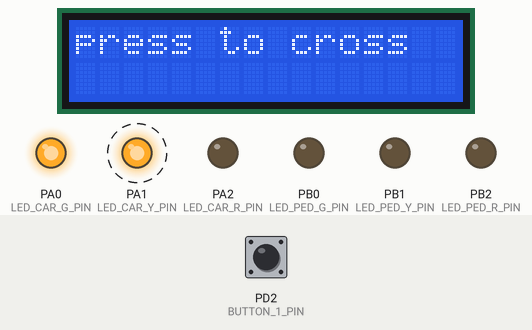
This program was run on a simulated ATmega32, built with avr-gcc and emulated at 8 MHz. Shown: 16×2 character LCD, output pins drawn as LEDs (lit = HIGH). Wiring (inferred from the names in the program): character LCD (HD44780): RS PD5; R/W PD6; E PD7; data PC0, PC1, PC2, PC3, PC4, PC5, PC6, PC7. Dashed ring = blinking. The test bench sets the inputs (shaded band); at power-on: PD2 (BUTTON_1_PIN) LOW. Pins used as bus, display or sensor lines are not drawn.

Above: at 1.2 s.
1.3 s: PD2 (BUTTON_1_PIN) pulled HIGH for 0.15 s
At 3.33 s:
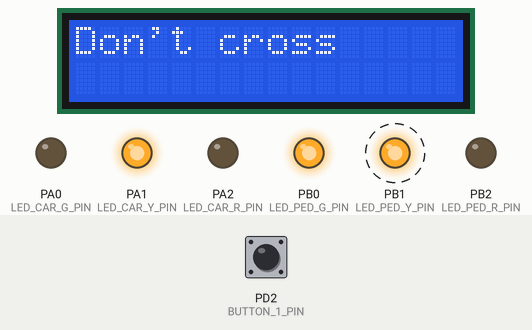
5.0 s: PD2 (BUTTON_1_PIN) pulled HIGH for 1 s
At 5.29 s:
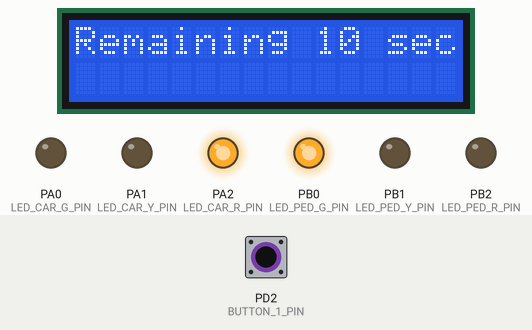
6.6 s: PD2 (BUTTON_1_PIN) pulsed HIGH 5 times (0.12 s each, 0.3 s apart)
At 8.6 s:
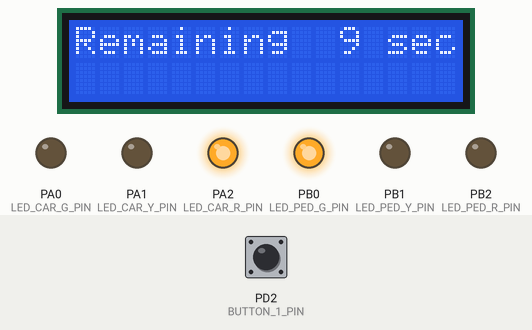
Timing chart, 0 to 20.7 s (numbered marks = the images above; inputs shaded):
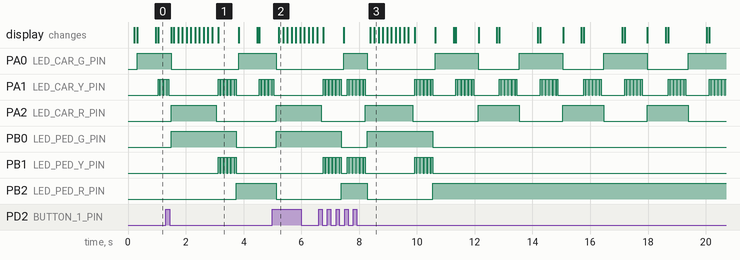

The program:

main.c
```c
#include "App.h"

int main(void) {
	app_init();

	while (1)
	{
		app_run();
	}
}


/* int main(void)
{
	LED_vInit('D',0);
	LED_vInit('D',1);
	LED_vInit('D',2);
	LCD_vInit();
	timer_CTC_init_interrupt();

    while(1)
    {
		counter_green = 10;
		counter_yellow = 5;
		counter_red = 7;
		LCD_clearscreen();
		LCD_vSend_string("Remaining 10 sec");
		LED_vTurnOn('D',0);

		while(counter_green > 0)
		{
			if(counter1 >= 10)
			{
				counter1 = 0;
				counter_green--;
				LCD_movecursor(1,11);
				LCD_vSend_char(' ');
				LCD_vSend_char((counter_green % 10) + 48);
			}
		}

		_delay_ms(500);
		LED_vTurnOn('D',1);
		LED_vTurnOff('D',0);
		LCD_clearscreen();
		LCD_vSend_string("Remaining  5 sec");

		while(counter_yellow > 0)
		{
			if(counter1 >= 10)
			{
				counter1 = 0;
				counter_yellow--;
				LCD_movecursor(1,11);
				LCD_vSend_char(' ');
				LCD_vSend_char((counter_yellow % 10) + 48);
			}
		}
		_delay_ms(500);
		LED_vTurnOn('D',2);
		LED_vTurnOff('D',1);
		LCD_clearscreen();
		LCD_vSend_string("Remaining  7 sec");

		while(counter_red > 0)
		{
			if(counter1 >= 10)
			{
				counter1 = 0;
				counter_red--;
				LCD_movecursor(1,11);
				LCD_vSend_char(' ');
				LCD_vSend_char((counter_red % 10) + 48);
			}
		}
		_delay_ms(500);
		LED_vTurnOff('D',2);
	}
 }


ISR(TIMER0_COMP_vect)
{
	counter1++;
} */
```

App.c
```c
#include "App.h"
#include <avr/io.h>
#include <util/delay.h>
#include <avr/interrupt.h>
#include "LCD.h"
#include "timer.h"
#include "LED.h"
#include "button.h"
#include "std_macros.h"

// Initial states
CAR_LED carLED = GREEN; // 0 green 1 yellow	2 red
CAR_LED prevcarLED = YELLOW;
TRAFFIC_MODE mode = NORMAL; //1 normal 0 pedestrian

void tfms_log_status(const char* msg) {
	LCD_clearscreen();
	LCD_vSend_string(msg);
}

void app_init(void) {
    //Car LED initialization
	LED_vInit(LED_CAR_PORT, LED_CAR_G_PIN);
	LED_vInit(LED_CAR_PORT, LED_CAR_Y_PIN);
	LED_vInit(LED_CAR_PORT, LED_CAR_R_PIN);

    // Pedestrian LED initialization
    LED_vInit(LED_PED_PORT, LED_PED_G_PIN);
    LED_vInit(LED_PED_PORT, LED_PED_Y_PIN);
    LED_vInit(LED_PED_PORT, LED_PED_R_PIN);

    // Button initialization
    button_init(BUTTON_1_PORT, BUTTON_1_PIN);

	// LCD initialization
	LCD_vInit();

	//LCD_vInit();
	timer_init();

    //Enable Global interrupts & setup rising edge detection for button
	sei();
	RISING_EDGE_SETUP();
	SETUP_INT0();
}

void app_run(void) {
	uint8_t i;

    if (mode == NORMAL || carLED == GREEN || carLED == YELLOW) {
        if (mode == PEDESTRIAN)
            carLED = YELLOW;

        // Turn off pedestrian leds
        LED_vTurnOff(LED_PED_PORT, LED_PED_G_PIN);
		LED_vTurnOff(LED_PED_PORT, LED_PED_Y_PIN);
		//LED_vTurnOn(LED_PED_PORT, LED_PED_R_PIN);

		tfms_log_status("press to cross");

        switch(carLED){
			case GREEN:
				LED_vTurnOn(LED_CAR_PORT, LED_CAR_G_PIN);
				LED_vTurnOff(LED_CAR_PORT, LED_CAR_Y_PIN);
				LED_vTurnOff(LED_CAR_PORT, LED_CAR_R_PIN);

				for(i = 0; i < 50; i++){
					timer_delay(68);

					// Check if ISR was called
					if(mode == PEDESTRIAN) {
						break;
					}
				}

				carLED = YELLOW;
				prevcarLED = GREEN;
				break;

			case YELLOW:
				if(mode == PEDESTRIAN){
					if(prevcarLED != RED){
						LED_vTurnOn(LED_PED_PORT,LED_PED_R_PIN);
						//blink both yellow leds
						for(i = 0; i < 5; i++){
							LED_vTurnOn(LED_CAR_PORT,LED_CAR_Y_PIN);
							LED_vTurnOn(LED_PED_PORT,LED_PED_Y_PIN);
							timer_delay(390);
							LED_vTurnOff(LED_CAR_PORT,LED_CAR_Y_PIN);
							LED_vTurnOff(LED_PED_PORT,LED_PED_Y_PIN);
							timer_delay(190);
							LED_vTurnOn(LED_CAR_PORT,LED_CAR_Y_PIN);
							LED_vTurnOn(LED_PED_PORT,LED_PED_Y_PIN);
							timer_delay(390);
						}
					}
					prevcarLED = YELLOW; //to go to Ped lights logic
					carLED = RED;
					LED_vTurnOn(LED_CAR_PORT,LED_CAR_R_PIN);

				} else {
					for(i = 0; i < 5; i++){
						LED_vTurnOn(LED_CAR_PORT,LED_CAR_Y_PIN);
						timer_delay(380);
						LED_vTurnOff(LED_CAR_PORT,LED_CAR_Y_PIN);
						timer_delay(180);
						LED_vTurnOn(LED_CAR_PORT,LED_CAR_Y_PIN);
						timer_delay(380);

						//check if ISR was called
						if(mode == PEDESTRIAN) {
							break;
						}
					}
				}

				LED_vTurnOff(LED_CAR_PORT,LED_CAR_Y_PIN);
				LED_vTurnOff(LED_PED_PORT,LED_PED_Y_PIN);

				//Configure variables for correct switching
				if(prevcarLED == GREEN){
					carLED = RED;
					prevcarLED = YELLOW;
				} else if(prevcarLED == RED){
					carLED = GREEN;
					prevcarLED = YELLOW;
				}
				break;

			case RED:
				tfms_log_status("cross the road");

				LED_vTurnOff(LED_CAR_PORT,LED_CAR_G_PIN);
				LED_vTurnOff(LED_CAR_PORT,LED_CAR_Y_PIN);
				LED_vTurnOn(LED_CAR_PORT,LED_CAR_R_PIN);

				for(i = 0; i < 50; i++){
					timer_delay(68);
					if(mode == PEDESTRIAN) {
						break;
					}
				}

				prevcarLED = RED;
				carLED = YELLOW;
				break;

			default:
				carLED = RED;
				prevcarLED = YELLOW;
				break;
		}

	} else {
		tfms_log_status("cross the road");

		//Configure PED LEDs
		LED_vTurnOn(LED_PED_PORT, LED_PED_G_PIN);
		LED_vTurnOff(LED_PED_PORT, LED_PED_Y_PIN);
		LED_vTurnOff(LED_PED_PORT, LED_PED_R_PIN);

		//Configure CAR LEDs
		LED_vTurnOff(LED_CAR_PORT, LED_CAR_G_PIN);
		LED_vTurnOff(LED_CAR_PORT, LED_CAR_Y_PIN);
		LED_vTurnOn(LED_CAR_PORT, LED_CAR_R_PIN);

		volatile unsigned int ped_counter = 10;
		tfms_log_status("Remaining 10 sec");

		while(ped_counter > 0)
		{
			timer_delay(1000);
			ped_counter--;
			LCD_movecursor(1,11);
			LCD_vSend_char(' ');
			LCD_vSend_char((ped_counter % 10) + 48);
		}

		//make sure car red light is off
		LED_vTurnOff(LED_CAR_PORT, LED_CAR_R_PIN);

		tfms_log_status("Don't cross");

		//blink both yellow while ped green is on
		for(i = 0; i < 5; i++){
			LED_vTurnOn(LED_CAR_PORT, LED_CAR_Y_PIN);
			LED_vTurnOn(LED_PED_PORT, LED_PED_Y_PIN);
			timer_delay(390);
			LED_vTurnOff(LED_CAR_PORT, LED_CAR_Y_PIN);
			LED_vTurnOff(LED_PED_PORT, LED_PED_Y_PIN);
			timer_delay(190);
			LED_vTurnOn(LED_CAR_PORT, LED_CAR_Y_PIN);
			LED_vTurnOn(LED_PED_PORT, LED_PED_Y_PIN);
			timer_delay(390);
		}

		//Turn off yellow LEDs
		LED_vTurnOff(LED_CAR_PORT, LED_CAR_Y_PIN);
		LED_vTurnOff(LED_PED_PORT, LED_PED_Y_PIN);

		//turn on PED red LED
		LED_vTurnOn(LED_PED_PORT,LED_PED_R_PIN);

		//reset mode
		mode = NORMAL;

		//Configure carLED variables
		carLED = GREEN;
		prevcarLED = YELLOW;
	}

}

ISR(__vector_1){
	mode = PEDESTRIAN;
}
```

App.h
```c
#ifndef _APP_H_
#define _APP_H_

#define LED_CAR_PORT 'A'
#define LED_CAR_G_PIN 0
#define LED_CAR_Y_PIN 1
#define LED_CAR_R_PIN 2

#define LED_PED_PORT 'B'
#define LED_PED_G_PIN 0
#define LED_PED_Y_PIN 1
#define LED_PED_R_PIN 2

// State variables
typedef enum CAR_LED CAR_LED;
enum CAR_LED {
    GREEN,
    YELLOW,
    RED
};

typedef enum TRAFFIC_MODE TRAFFIC_MODE;
enum TRAFFIC_MODE {
	PEDESTRIAN,
	NORMAL
};

void app_init(void);	// tfms_init

void app_run(void);		// tfms_run

void tfms_log_status(const char* msg);

#endif // !_APP_H_
```

LED.c
```c
/*
 * LCD.c
 *
 *  Created on: Aug 20, 2023
 *      Author: win 10
 */

#include "DIO.h"
void LED_vInit(unsigned char portname,unsigned char pinnumber)
{
	DIO_vsetPINDir(portname,pinnumber,1);//Set the given pin in the given port as an output
}
void LED_vTurnOn(unsigned char portname,unsigned char pinnumber)
{
	DIO_write(portname,pinnumber,1);//Set the given pin in the given port to one(on)
}
void LED_vTurnOff(unsigned char portname,unsigned char pinnumber)
{
	DIO_write(portname,pinnumber,0);//Set the given pin in the given port to zero(off)
}
void LED_vToggle(unsigned char portname,unsigned char pinnumber)
{
	DIO_toggle(portname,pinnumber);//Set the given pin in the given port to zero if it is one or set it to one if it is zero
}
```

LED.h
```c
#ifndef LED_H_
#define LED_H_

/*
	Function Name        : LED_vInit
	Function Returns     : void
	Function Arguments   : unsigned char portname,unsigned char pinnumber
	Function Description : Initialize the pin as an output pin to connect the led.
*/
void LED_vInit(unsigned char portname,unsigned char pinnumber);

/*
	Function Name        : LED_vTurnOn
	Function Returns     : void
	Function Arguments   : unsigned char portname,unsigned char pinnumber
	Function Description : Turn on the led connected to the given pin and port.
*/
void LED_vTurnOn(unsigned char portname,unsigned char pinnumber);

/*
	Function Name        : LED_vTurnOff
	Function Returns     : void
	Function Arguments   : unsigned char portname,unsigned char pinnumber
	Function Description : Turn off the led connected to the given pin and port.
*/
void LED_vTurnOff(unsigned char portname,unsigned char pinnumber);

/*
	Function Name        : LED_vToggle
	Function Returns     : void
	Function Arguments   : unsigned char portname,unsigned char pinnumber
	Function Description : Toggle the led connected to the given pin and port.
*/
void LED_vToggle(unsigned char portname,unsigned char pinnumber);

/*
	Function Name        : LED_u8ReadStatus
	Function Returns     : unsigned char
	Function Arguments   : unsigned char portname,unsigned char pinnumber
	Function Description : Returns 0 if the led connected to the given port and pin is off or return 1 if it was on.
*/
unsigned char LED_u8ReadStatus(unsigned char portname,unsigned char pinnumber);

#endif /* LED_H_ */
```

button.c
```c
#include "button.h"

//initialize
void button_init(uint8_t buttonPort,uint8_t buttonPin){
	DIO_vsetPINDir(buttonPort, buttonPin, 0);
}

// button read
void button_read(uint8_t buttonPort,uint8_t buttonPin,uint8_t *value){
	*value = DIO_u8read(buttonPort, buttonPin);
}
```

button.h
```c
#ifndef BUTTON_H_
#define BUTTON_H_

#include "DIO.h"
#include <stdint.h>

//Button port and pin
#define BUTTON_1_PORT 'D'
#define BUTTON_1_PIN 2


//initialize
void button_init(uint8_t buttonPort,uint8_t buttonPin);

// button read
void button_read(uint8_t buttonPort,uint8_t buttonPin,uint8_t *value);


#endif /* BUTTON_H_ */
```

std_macros.h
```c
#ifndef _STD_MACROS_H_
#define _STD_MACROS_H_

#define REGISTER_SIZE 8

#define SET_BIT(reg,bit)    reg |= (1<<bit)
#define CLR_BIT(reg,bit)    reg &= (~(1<<bit))
#define TOG_BIT(reg,bit)    reg ^= (1<<bit)
#define READ_BIT(reg,bit)    ( reg & (1<<bit)) >> bit
#define IS_BIT_SET(reg,bit)  (reg&(1<<bit))>>bit
#define IS_BIT_CLR(reg,bit)  !((reg&(1<<bit))>>bit)
#define ROR(reg,num)         reg=(reg<<(REGISTER_SIZE-num))|(reg>>(num))
#define ROL(reg,num)        reg= (reg>>(REGISTER_SIZE-num))|(reg<<(num))

//Rising edge
#define RISING_EDGE_SETUP() MCUCR|= (1<<1) | (1<<0)

//Setup use INT0
#define SETUP_INT0() GICR|=(1<<6)

#endif // !_STD_MACROS_H_
```

timer.c
```c
/*
 * LCD.c
 *
 *  Created on: Aug 15, 2023
 *      Author: win 10
 */

#include "std_macros.h"
#include <avr/io.h>
#include <avr/interrupt.h>
#include <math.h>

void timer_init(void){
	TCCR0 = 0x00; //normal mode
}

void timer_CTC_init_interrupt(void)
{
	/* select CTC mode*/
	SET_BIT(TCCR0,WGM01);
	/* load a value in OCR0 */
	OCR0=78;
	/* select timer clock */
	SET_BIT(TCCR0,CS00);
	SET_BIT(TCCR0,CS02);
	/* enable interrupt*/
	sei();
	SET_BIT(TIMSK,OCIE0);
}


void timer_wave_nonPWM(void)
{
	/* set OC0 as output pin */
	SET_BIT(DDRB,3);
	/* select CTC mode*/
	SET_BIT(TCCR0,WGM01);
	/* load a value in OCR0 */
	OCR0=64;
	/* select timer clock */
	SET_BIT(TCCR0,CS00);
	SET_BIT(TCCR0,CS02);
	/* toggle OC0 on compare match*/
	SET_BIT(TCCR0,COM00);
}

void timer_wave_fastPWM(void)
{
	/* set OC0 as output pin */
	SET_BIT(DDRB,3);
	/* select fast PWM mode*/
	SET_BIT(TCCR0,WGM00);
	SET_BIT(TCCR0,WGM01);
	/* load a value in OCR0 */
	OCR0=64;
	/* select timer clock */
	SET_BIT(TCCR0,CS00);
	SET_BIT(TCCR0,CS02);
	/* Set OC0 on compare match, clear OC0 at BOTTOM,(inverting mode)*/
	SET_BIT(TCCR0,COM00);
	SET_BIT(TCCR0,COM01);
}


void timer_wave_phasecorrectPWM(void)
{
	/* set OC0 as output pin */
	SET_BIT(DDRB,3);
	/* select phase correct PWM mode*/
	SET_BIT(TCCR0,WGM00);
	/* load a value in OCR0 */
	OCR0=64;
	/* select timer clock */
	SET_BIT(TCCR0,CS00);
	SET_BIT(TCCR0,CS02);
	/* Set OC0 on compare match when up-counting. Clear OC0 on compare match when down counting.*/
	SET_BIT(TCCR0,COM00);
	SET_BIT(TCCR0,COM01);
}

void timer_delay(uint16_t millisec){
	uint16_t Noverflows,TimerInitial;
	double Tmaxdelay,Ttick;
	uint32_t overFlowcnt=0;
	//max delay 256 micro second
	//at 1MHz no prescaler
	// 256 prescaler
	Ttick = 256.0/1000.0; //ms    Ttick = Presc/FCPU
	Tmaxdelay= 65.536; //ms		Tmaxdelay = Ttick * 2^8
	if(millisec<Tmaxdelay){
		TimerInitial = (Tmaxdelay-millisec)/Ttick;
		Noverflows = 1;

	}else if(millisec == (int)Tmaxdelay){
		TimerInitial=0;
		Noverflows=1;
	}else{
		Noverflows = ceil((double)millisec/Tmaxdelay);
		TimerInitial = (1<<8) - ((double)millisec/Ttick)/Noverflows;

	}
	TCNT0 = TimerInitial;
	TCCR0 |= (1<<2); //set 256 prescaler
	while(overFlowcnt<Noverflows){
		//busy wait
		while(READ_BIT(TIFR,0)==0);
		//clear overflow flag
		SET_BIT(TIFR,0);
		//increment counter
		overFlowcnt++;
	}
	//Timer stop
	TCCR0 = 0x00;
}
```

timer.h
```c
#ifndef TIMER_H_
#define TIMER_H_

void timer_init(void);

/*
	Function Name        : timer_CTC_init_interrupt
	Function Returns     : void
	Function Arguments   : void
	Function Description : initialize the interrupt of the CTC mode of timer0.
*/
void timer_CTC_init_interrupt(void);

/*
	Function Name        : timer_wave_nonPWM
	Function Returns     : void
	Function Arguments   : void
	Function Description : initialize the generation of a wave on OC0 pin in non PWM mode.
*/
void timer_wave_nonPWM(void);


/*
	Function Name        : timer_wave_PWM
	Function Returns     : void
	Function Arguments   : void
	Function Description : initialize the generation of a wave on OC0 pin in fast PWM mode.
*/
void timer_wave_fastPWM(void);

/*
	Function Name        : timer_wave_phasecorrectPWM
	Function Returns     : void
	Function Arguments   : void
	Function Description : initialize the generation of a wave on OC0 pin in phase correct PWM mode.
*/

void timer_wave_phasecorrectPWM(void);

/**
 * 	Function Name        : timer_delay
 *  Function Returns     : void
 * 	Function Arguments   : uint16_t millisec
 * 	Function Description : delay the program for a specific time.
 */
void timer_delay(uint16_t millisec);

#endif /* TIMER_H_ */
```

LCD_config.h
```c
#ifndef LCD_CONFIG_H_
#define LCD_CONFIG_H_

#define eight_bits_mode

#endif /* LCD_CONFIG_H_ */
```

LCD.c
```c
/*
 * LCD..c
 *
 *  Created on: Aug 22, 2023
 *      Author: win 10
 */
#include "LCD.h"
#define  F_CPU 8000000UL
#include <util/delay.h>

void LCD_vInit(void)
{
	_delay_ms(200);
	#if defined eight_bits_mode
	DIO_vsetPINDir(LCD_DATA_PORT, 0, 1);
	DIO_vsetPINDir(LCD_DATA_PORT, 1, 1);
	DIO_vsetPINDir(LCD_DATA_PORT, 2, 1);
	DIO_vsetPINDir(LCD_DATA_PORT, 3, 1);
	DIO_vsetPINDir(LCD_DATA_PORT, 4, 1);
	DIO_vsetPINDir(LCD_DATA_PORT, 5, 1);
	DIO_vsetPINDir(LCD_DATA_PORT, 6, 1);
	DIO_vsetPINDir(LCD_DATA_PORT, 7, 1);
	DIO_vsetPINDir(LCD_CTRL_PORT, EN, 1);
	DIO_vsetPINDir(LCD_CTRL_PORT, RW, 1);
	DIO_vsetPINDir(LCD_CTRL_PORT, RS, 1);
	DIO_write(LCD_CTRL_PORT, RW, 0);
	LCD_vSend_cmd(EIGHT_BITS); //8 bit mode
	_delay_ms(1);
	LCD_vSend_cmd(CURSOR_ON_DISPLAN_ON);//display on cursor on
	_delay_ms(1);
	LCD_vSend_cmd(CLR_SCREEN);//clear the screen
	_delay_ms(10);
	LCD_vSend_cmd(ENTRY_MODE); //entry mode
	_delay_ms(1);

	#elif defined four_bits_mode
	DIO_vsetPINDir(LCD_DATA_PORT, 4, 1);
	DIO_vsetPINDir(LCD_DATA_PORT, 5, 1);
	DIO_vsetPINDir(LCD_DATA_PORT, 6, 1);
	DIO_vsetPINDir(LCD_DATA_PORT, 7, 1);
	DIO_vsetPINDir(LCD_CTRL_PORT,EN,1);
	DIO_vsetPINDir(LCD_CTRL_PORT,RW,1);
	DIO_vsetPINDir(LCD_CTRL_PORT,RS,1);
   	DIO_write(LCD_CTRL_PORT, RW, 0);
	LCD_vSend_cmd(RETURN_HOME); //return home
	_delay_ms(10);
	LCD_vSend_cmd(FOUR_BITS); //4bit mode
	_delay_ms(1);
	LCD_vSend_cmd(CURSOR_ON_DISPLAN_ON);//display on cursor on
	_delay_ms(1);
	LCD_vSend_cmd(CLR_SCREEN);//clear the screen
	_delay_ms(10);
	LCD_vSend_cmd(ENTRY_MODE); //entry mode
	_delay_ms(1);
	#endif
}


static void send_falling_edge(void)
{
	DIO_write(LCD_CTRL_PORT, EN, 1);
	_delay_ms(2);
	DIO_write(LCD_CTRL_PORT, EN, 0);
	_delay_ms(2);
}

void LCD_vSend_cmd(char cmd)
{
	#if defined eight_bits_mode
	DIO_write_port(LCD_DATA_PORT, cmd);
	DIO_write(LCD_CTRL_PORT, RS, 0);
	send_falling_edge();

	#elif defined four_bits_mode
	write_high_nibble(LCD_DATA_PORT,cmd>>4);
	DIO_write(LCD_CTRL_PORT,RS,0);
	send_falling_edge();
	write_high_nibble(LCD_DATA_PORT,cmd);
	DIO_write(LCD_CTRL_PORT,RS,0);
	send_falling_edge();
	#endif
	_delay_ms(1);
}

void LCD_vSend_char(char data)
{
	#if defined eight_bits_mode
	DIO_write_port(LCD_DATA_PORT, data);
	DIO_write(LCD_CTRL_PORT, RS, 1);
	send_falling_edge();

	#elif defined four_bits_mode
	write_high_nibble(LCD_DATA_PORT,data>>4);
	DIO_write(LCD_CTRL_PORT,RS,1);
	send_falling_edge();
	write_high_nibble(LCD_DATA_PORT,data);
	DIO_write(LCD_CTRL_PORT,RS,1);
	send_falling_edge();
	#endif
	_delay_ms(1);
}


void LCD_vSend_string(const char *data)
{
	while((*data)!='\0')
	{
		LCD_vSend_char(*data);
		data++;
	}
}

void LCD_clearscreen()
{
	LCD_vSend_cmd(CLR_SCREEN);
	_delay_ms(10);
}

void LCD_movecursor(char row, char coloumn)
{
	char data ;
	if(row > 2 ||row < 1 ||coloumn > 16 || coloumn < 1)
	{
		data = 0x80;
	}
	else if(row == 1)
	{
		data = 0x80 + coloumn - 1 ;
	}
	else if (row == 2)
	{
		data = 0xc0 + coloumn - 1 ;
	}

	LCD_vSend_cmd(data);
	_delay_ms(1);
}
```

LCD.h
```c
#ifndef LCD_H_
#define LCD_H_

#include "DIO.h"
#include "LCD_config.h"


#define CLR_SCREEN 0x01
#define CURSOR_ON_DISPLAN_ON 0x0c
#define RETURN_HOME 0x02
#define ENTRY_MODE 0x06

#define LCD_DATA_PORT 'C'
#define LCD_CTRL_PORT 'D'
#define EN 7
#define RS 5
#define RW 6

#if defined four_bits_mode
    #define FOUR_BITS 0x28
#elif defined eight_bits_mode
    #define EIGHT_BITS 0x38
#endif

void LCD_vInit(void);

static void send_falling_edge(void);

void LCD_vSend_cmd(char cmd);

void LCD_vSend_char(char data);

void LCD_vSend_string(const char *data);

void LCD_clearscreen();

void LCD_movecursor(char row,char coloumn);

#endif /* LCD_H_ */
```

Source omitted: DIO.c (5740 bytes), DIO.h (3078 bytes)

Measured:
- after the input at 1.3 s, PB0 (LED_PED_G_PIN): LOW → HIGH after 0.19 s, → LOW 2.3 s later; PB1 (LED_PED_Y_PIN): alternates HIGH for 0.10 s and LOW for 0.02 s, 12 changes in all, then stays LOW, starting after 1.8 s; PB2 (LED_PED_R_PIN): LOW → HIGH after 2.4 s
- after the input at 5.0 s, PB0 (LED_PED_G_PIN): LOW → HIGH after 0.13 s; PB2 (LED_PED_R_PIN): HIGH → LOW after 0.13 s; the display: changes after 0.22 s (image 2)
